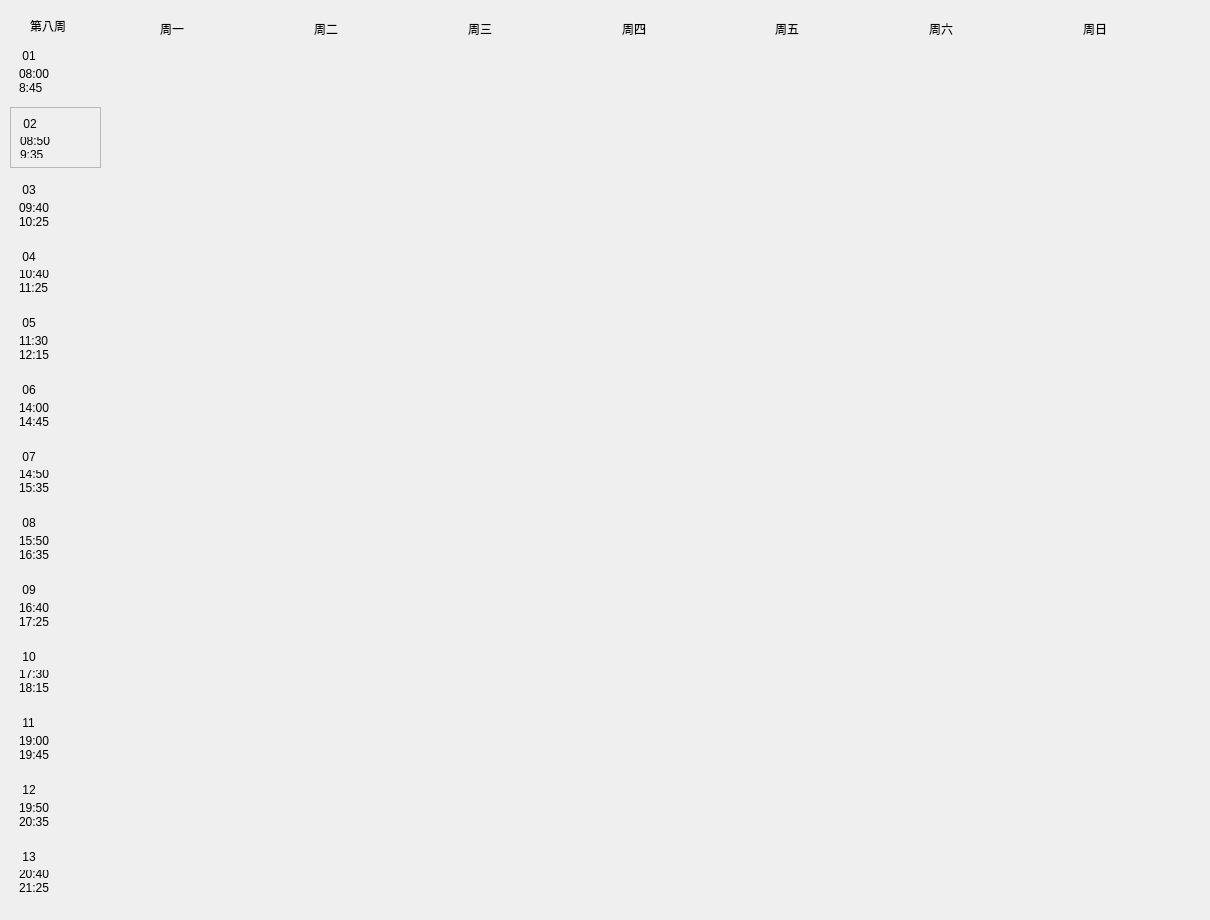
   <widget class="QWidget" name="page8">
    <widget class="QWidget" name="widget_113" native="true">
     <property name="geometry">
      <rect>
       <x>10</x>
       <y>0</y>
       <width>1191</width>
       <height>911</height>
      </rect>
     </property>
     <widget class="QLabel" name="firstweek_8">
      <property name="geometry">
       <rect>
        <x>20</x>
        <y>10</y>
        <width>71</width>
        <height>31</height>
       </rect>
      </property>
      <property name="styleSheet">
       <string notr="true">font: 12pt &quot;微软雅黑&quot;;</string>
      </property>
      <property name="text">
       <string>第八周</string>
      </property>
     </widget>
     <widget class="QWidget" name="widget_114" native="true">
      <property name="geometry">
       <rect>
        <x>0</x>
        <y>40</y>
        <width>91</width>
        <height>861</height>
       </rect>
      </property>
      <layout class="QVBoxLayout" name="verticalLayout_99">
       <item>
        <widget class="QWidget" name="widget_115" native="true">
         <layout class="QVBoxLayout" name="verticalLayout_100">
          <item>
           <widget class="QLabel" name="num1_8">
            <property name="styleSheet">
             <string notr="true">font: rgb(32, 48, 126);
font: 12pt &quot;隶书&quot;;</string>
            </property>
            <property name="text">
             <string> 01</string>
            </property>
           </widget>
          </item>
          <item>
           <widget class="QLabel" name="first_8">
            <property name="text">
             <string>08:00
8:45</string>
            </property>
            <property name="scaledContents">
             <bool>false</bool>
            </property>
           </widget>
          </item>
         </layout>
        </widget>
       </item>
       <item>
        <widget class="QFrame" name="frame_8">
         <property name="frameShape">
          <enum>QFrame::StyledPanel</enum>
         </property>
         <property name="frameShadow">
          <enum>QFrame::Raised</enum>
         </property>
         <layout class="QVBoxLayout" name="verticalLayout_101">
          <item>
           <widget class="QLabel" name="num2_8">
            <property name="styleSheet">
             <string notr="true">font: rgb(32, 48, 126);
font: 12pt &quot;隶书&quot;;</string>
            </property>
            <property name="text">
             <string> 02</string>
            </property>
           </widget>
          </item>
          <item>
           <widget class="QLabel" name="second_8">
            <property name="text">
             <string>08:50
9:35</string>
            </property>
           </widget>
          </item>
         </layout>
        </widget>
       </item>
       <item>
        <widget class="QWidget" name="widget_116" native="true">
         <layout class="QVBoxLayout" name="verticalLayout_102">
          <item>
           <widget class="QLabel" name="num3_8">
            <property name="styleSheet">
             <string notr="true">font: 12pt &quot;隶书&quot;;</string>
            </property>
            <property name="text">
             <string> 03</string>
            </property>
           </widget>
          </item>
          <item>
           <widget class="QLabel" name="third_8">
            <property name="text">
             <string>09:40
10:25</string>
            </property>
           </widget>
          </item>
         </layout>
        </widget>
       </item>
       <item>
        <widget class="QWidget" name="widget_117" native="true">
         <layout class="QVBoxLayout" name="verticalLayout_103">
          <item>
           <widget class="QLabel" name="num4_8">
            <property name="styleSheet">
             <string notr="true">font: 12pt &quot;隶书&quot;;</string>
            </property>
            <property name="text">
             <string> 04</string>
            </property>
           </widget>
          </item>
          <item>
           <widget class="QLabel" name="forth_8">
            <property name="text">
             <string>10:40
11:25</string>
            </property>
           </widget>
          </item>
         </layout>
        </widget>
       </item>
       <item>
        <widget class="QWidget" name="widget_118" native="true">
         <layout class="QVBoxLayout" name="verticalLayout_104">
          <item>
           <widget class="QLabel" name="num5_8">
            <property name="styleSheet">
             <string notr="true">font: 12pt &quot;隶书&quot;;</string>
            </property>
            <property name="text">
             <string> 05</string>
            </property>
           </widget>
          </item>
          <item>
           <widget class="QLabel" name="fifth_8">
            <property name="text">
             <string>11:30
12:15</string>
            </property>
           </widget>
          </item>
         </layout>
        </widget>
       </item>
       <item>
        <widget class="QWidget" name="widget_119" native="true">
         <layout class="QVBoxLayout" name="verticalLayout_105">
          <item>
           <widget class="QLabel" name="num6_8">
            <property name="styleSheet">
             <string notr="true">font: 12pt &quot;隶书&quot;;</string>
            </property>
            <property name="text">
             <string> 06</string>
            </property>
           </widget>
          </item>
          <item>
           <widget class="QLabel" name="sixth_8">
            <property name="text">
             <string>14:00
14:45</string>
            </property>
           </widget>
          </item>
         </layout>
        </widget>
       </item>
       <item>
        <widget class="QWidget" name="widget_120" native="true">
         <layout class="QVBoxLayout" name="verticalLayout_106">
          <item>
           <widget class="QLabel" name="num7_8">
            <property name="styleSheet">
             <string notr="true">font: 12pt &quot;隶书&quot;;</string>
            </property>
            <property name="text">
             <string> 07</string>
            </property>
           </widget>
          </item>
          <item>
           <widget class="QLabel" name="seventh_8">
            <property name="text">
             <string>14:50
15:35</string>
            </property>
           </widget>
          </item>
         </layout>
        </widget>
       </item>
       <item>
        <widget class="QWidget" name="widget_121" native="true">
         <layout class="QVBoxLayout" name="verticalLayout_107">
          <item>
           <widget class="QLabel" name="num8_8">
            <property name="styleSheet">
             <string notr="true">font: 12pt &quot;隶书&quot;;</string>
            </property>
            <property name="text">
             <string> 08</string>
            </property>
           </widget>
          </item>
          <item>
           <widget class="QLabel" name="eighth_8">
            <property name="text">
             <string>15:50
16:35</string>
            </property>
           </widget>
          </item>
         </layout>
        </widget>
       </item>
       <item>
        <widget class="QWidget" name="widget_122" native="true">
         <layout class="QVBoxLayout" name="verticalLayout_108">
          <item>
           <widget class="QLabel" name="num9_8">
            <property name="styleSheet">
             <string notr="true">font: 12pt &quot;隶书&quot;;</string>
            </property>
            <property name="text">
             <string> 09</string>
            </property>
           </widget>
          </item>
          <item>
           <widget class="QLabel" name="ninth_8">
            <property name="text">
             <string>16:40
17:25</string>
            </property>
           </widget>
          </item>
         </layout>
        </widget>
       </item>
       <item>
        <widget class="QWidget" name="widget_123" native="true">
         <layout class="QVBoxLayout" name="verticalLayout_109">
          <item>
           <widget class="QLabel" name="num10_8">
            <property name="styleSheet">
             <string notr="true">font: 12pt &quot;隶书&quot;;</string>
            </property>
            <property name="text">
             <string> 10</string>
            </property>
           </widget>
          </item>
          <item>
           <widget class="QLabel" name="tenth_8">
            <property name="text">
             <string>17:30
18:15</string>
            </property>
           </widget>
          </item>
         </layout>
        </widget>
       </item>
       <item>
        <widget class="QWidget" name="widget_124" native="true">
         <layout class="QVBoxLayout" name="verticalLayout_110">
          <item>
           <widget class="QLabel" name="num11_8">
            <property name="styleSheet">
             <string notr="true">font: 12pt &quot;隶书&quot;;</string>
            </property>
            <property name="text">
             <string> 11</string>
            </property>
           </widget>
          </item>
          <item>
           <widget class="QLabel" name="eleventh_8">
            <property name="text">
             <string>19:00
19:45</string>
            </property>
           </widget>
          </item>
         </layout>
        </widget>
       </item>
       <item>
        <widget class="QWidget" name="widget_125" native="true">
         <layout class="QVBoxLayout" name="verticalLayout_111">
          <item>
           <widget class="QLabel" name="num12_8">
            <property name="styleSheet">
             <string notr="true">font: 12pt &quot;隶书&quot;;</string>
            </property>
            <property name="text">
             <string> 12</string>
            </property>
           </widget>
          </item>
          <item>
           <widget class="QLabel" name="twelfth_8">
            <property name="text">
             <string>19:50
20:35</string>
            </property>
           </widget>
          </item>
         </layout>
        </widget>
       </item>
       <item>
        <widget class="QWidget" name="widget_126" native="true">
         <layout class="QVBoxLayout" name="verticalLayout_112">
          <item>
           <widget class="QLabel" name="num13_8">
            <property name="styleSheet">
             <string notr="true">font: 12pt &quot;隶书&quot;;</string>
            </property>
            <property name="text">
             <string> 13</string>
            </property>
           </widget>
          </item>
          <item>
           <widget class="QLabel" name="thirteenth_8">
            <property name="text">
             <string>20:40
21:25</string>
            </property>
           </widget>
          </item>
         </layout>
        </widget>
       </item>
      </layout>
     </widget>
     <widget class="QWidget" name="widget_127" native="true">
      <property name="geometry">
       <rect>
        <x>150</x>
        <y>10</y>
        <width>1071</width>
        <height>37</height>
       </rect>
      </property>
      <property name="styleSheet">
       <string notr="true">font: 12pt &quot;隶书&quot;;</string>
      </property>
      <layout class="QHBoxLayout" name="horizontalLayout_8">
       <item>
        <widget class="QLabel" name="mon_8">
         <property name="text">
          <string>周一</string>
         </property>
        </widget>
       </item>
       <item>
        <widget class="QLabel" name="tue_8">
         <property name="text">
          <string>周二</string>
         </property>
        </widget>
       </item>
       <item>
        <widget class="QLabel" name="wed_8">
         <property name="text">
          <string>周三</string>
         </property>
        </widget>
       </item>
       <item>
        <widget class="QLabel" name="thu_8">
         <property name="text">
          <string>周四</string>
         </property>
        </widget>
       </item>
       <item>
        <widget class="QLabel" name="fri_8">
         <property name="text">
          <string>周五</string>
         </property>
        </widget>
       </item>
       <item>
        <widget class="QLabel" name="sat_8">
         <property name="text">
          <string>周六</string>
         </property>
        </widget>
       </item>
       <item>
        <widget class="QLabel" name="sun_8">
         <property name="text">
          <string>周日</string>
         </property>
        </widget>
       </item>
      </layout>
     </widget>
     <widget class="QWidget" name="widget_128" native="true">
      <property name="geometry">
       <rect>
        <x>100</x>
        <y>50</y>
        <width>1061</width>
        <height>851</height>
       </rect>
      </property>
     </widget>
    </widget>
   </widget>
